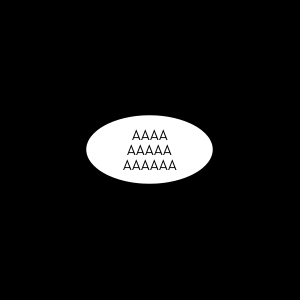

Python code for this plot:
from classes import *
from wand.image import Image
import utils


template_path= utils.ROOT_DIR + "tests/test_data/bubbles/" + "small_round_1.png"
font_path= utils.FONT_DIR + "Noir_regular.otf"
text= "AAAA\nAAAAA\nAAAAAA"

para= CenteredParagraph(text=text, font=font_path, font_size=15, line_height=15, center=(150,150))
para.draw(Image(filename=template_path))

print(para)
print("\t" + "\n\t".join(str(x) for x in para.lines))

img= para.render(Image(filename=template_path))
img.save(filename='./bubble_text.png')